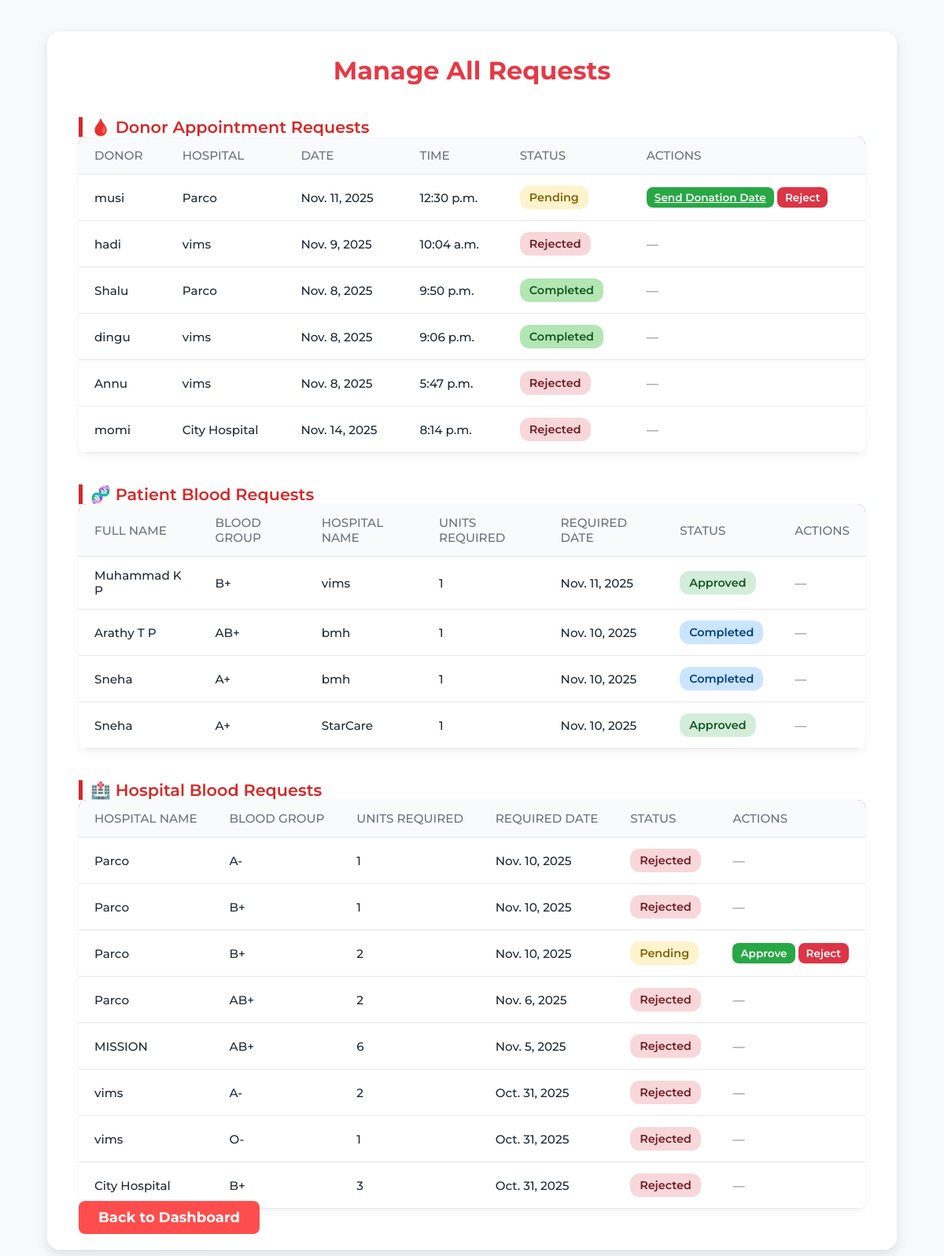
The page /manage_requests/ (signed in) on the database as committed earlier.
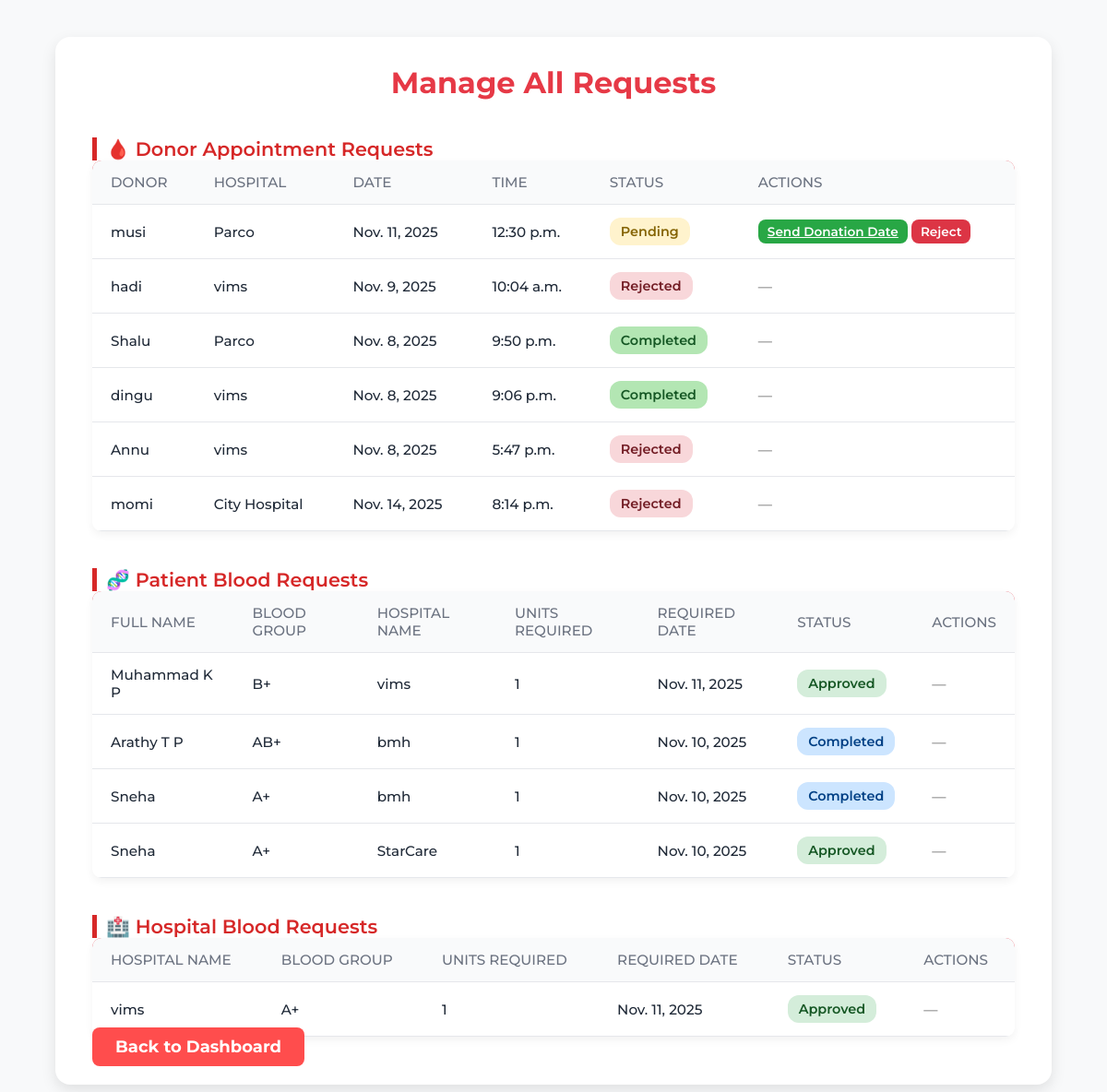
The same page on the database as committed later.
### blood_bank_app/models.py (models this page shows, shortened)
class Appointment(models.Model):
    donor = models.ForeignKey(User, on_delete=models.CASCADE)
    hospital = models.ForeignKey(HospitalDetail, on_delete=models.CASCADE, null=True)
    appointment_date = models.DateField(null=True, validators=[validate_future_date])
    appointment_time = models.TimeField()
    notes = models.TextField(blank=True, null=True)
    STATUS_CHOICES = [
        ('Pending', 'Pending'),
        ('Date Sent', 'Date Sent'),
        ('Approved', 'Approved'),
        ('Rejected', 'Rejected'),
        ('Completed', 'Completed'),
        ('Recorded', 'Recorded'),
    ]
    status = models.CharField(max_length=20, choices=STATUS_CHOICES, default='Pending', null=True)
    donor_response = models.CharField(
        max_length=20,
        choices=[('Accepted', 'Accepted'), ('Reschedule', 'Reschedule'), ('No Response', 'No Response')],
        default='No Response', null=True
    )
    blood_units = models.IntegerField(default=0, null=True)  # Units donated by donor
    created_at = models.DateTimeField(auto_now_add=True,null=True)  # Add created_at field
    donation_date = models.DateField(null=True, blank=True,validators=[validate_future_date])  # Optional: Date when donation happens

class HospitalDetail(models.Model):
    user = models.OneToOneField(User, on_delete=models.CASCADE,null=True)
    hospital_name = models.CharField(max_length=200)
    address = models.TextField()
    phone_number = models.CharField(max_length=15)
    hospital_code = models.CharField(max_length=50)
    def __str__(self):
        return self.hospital_name

class BloodRequest(models.Model):
    URGENCY_CHOICES = [
        ('Normal', 'Normal'),
        ('Urgent', 'Urgent'),
        ('Emergency', 'Emergency'),
    ]
    STATUS_CHOICES = [
        ('Pending', 'Pending'),
        ('Approved', 'Approved'),
        ('Rejected', 'Rejected'),
    ]
    user = models.ForeignKey(User, on_delete=models.CASCADE)
    hospital_name = models.CharField(max_length=150,null=True)
    units_required = models.PositiveIntegerField(null=True)
    urgency = models.CharField(max_length=20, choices=URGENCY_CHOICES)
    required_date = models.DateField(validators=[validate_future_date])
    medical_condition = models.TextField(blank=True, null=True)
    status = models.CharField(max_length=20, choices=STATUS_CHOICES, default='Pending')
    created_at = models.DateTimeField(auto_now_add=True)

class PatientDetail(models.Model):
    BLOOD_GROUPS = [('A+','A+'),('A-','A-'),('B+','B+'),('B-','B-'),('AB+','AB+'),('AB-','AB-'),('O+','O+'),('O-','O-')]
    GENDER_CHOICES = [('Male','Male'),('Female','Female'),('Other','Other')]
    user = models.OneToOneField(User, on_delete=models.CASCADE,null=True)
    full_name = models.CharField(max_length=100,null=True)
    blood_group = models.CharField(max_length=3, choices=BLOOD_GROUPS)
    gender = models.CharField(max_length=10, choices=GENDER_CHOICES)
    date_of_birth = models.DateField()
    age = models.PositiveIntegerField()
    medical_condition = models.TextField()
    address = models.TextField()
    phone_number = models.CharField(max_length=15)
    profile_photo = models.ImageField(upload_to='patient_photos/', default='default.jpg')

class HospitalBloodRequest(models.Model):
    BLOOD_GROUP_CHOICES = [
        ('A+', 'A+'), ('A-', 'A-'),
        ('B+', 'B+'), ('B-', 'B-'),
        ('AB+', 'AB+'), ('AB-', 'AB-'),
        ('O+', 'O+'), ('O-', 'O-'),
    ]
    URGENCY_CHOICES = [
        ('Low', 'Low'),
        ('Medium', 'Medium'),
        ('High', 'High'),
    ]
    user = models.ForeignKey(User, on_delete=models.CASCADE, null=True, blank=True)
    hospital_name = models.ForeignKey(HospitalDetail, on_delete=models.CASCADE, null=True, blank=True)
    blood_group = models.CharField(max_length=3, choices=BLOOD_GROUP_CHOICES, null=True)
    units_required = models.IntegerField(null=True)
    required_date = models.DateField(validators=[validate_future_date],null=True)
    urgency = models.CharField(max_length=20, choices=URGENCY_CHOICES, default='Medium', null=True)
    status = models.CharField(
        max_length=20,
        choices=[('Pending', 'Pending'), ('Approved', 'Approved'), ('Rejected', 'Rejected')],
        default='Pending',
        null=True
    )
    requested_at = models.DateTimeField(auto_now_add=True, null=True)

### blood_bank_app/views.py (the view)
# urls.py: path('manage_requests/', views.manage_requests, name='manage_requests'),
@login_required
def manage_requests(request):
    from .models import Appointment, BloodRequest, HospitalBloodRequest
    appointment_requests = Appointment.objects.all().order_by('-created_at')
    patient_requests = BloodRequest.objects.all().order_by('-created_at')
    hospital_requests = HospitalBloodRequest.objects.all().order_by('-required_date')
    return render(request, 'partials/manage_requests.html', {
        'appointment_requests': appointment_requests,
        'patient_requests': patient_requests,
        'hospital_requests': hospital_requests,
    })

### blood_bank_app/templates/partials/manage_requests.html (shortened to what this page needs)
{% extends 'master.html' %}
{% load static %}
{% block content %}
<div class="manage-requests-container">
  <h2 class="page-title">Manage All Requests</h2>
  <div class="request-section">
    <h4 class="section-title">🩸 Donor Appointment Requests</h4>
    <table class="table table-hover align-middle text-center custom-table">
      <thead>
        <tr>
          <th>Donor</th>
          <th>Hospital</th>
          <th>Date</th>
          <th>Time</th>
          <th>Status</th>
          <th>Actions</th>
        </tr>
      </thead>
      <tbody>
        {% for appointment in appointment_requests %}
        <tr>
          <td>{{ appointment.donor.username }}</td>
          <td>{{ appointment.hospital.hospital_name }}</td>
          <td>{{ appointment.appointment_date }}</td>
          <td>{{ appointment.appointment_time }}</td>
          <td>
            {% if appointment.status == 'Approved' %}
              <span class="status-badge accepted">Approved</span>
            {% elif appointment.status == 'Pending' %}
              <span class="status-badge pending">Pending</span>
            {% elif appointment.status == 'Date Sent' %}
              <span class="status-badge info" style="background-color: #cce5ff; color: #004085;">
                Date Sent
              </span>
            {% elif appointment.status == 'Completed' %}
              <span class="status-badge accepted" style="background-color: #b3e6b3; color: #155724;">
                Completed
              </span>
            {% else %}
              <span class="status-badge rejected">Rejected</span>
            {% endif %}
          </td>
          <td>
            {% if appointment.status == 'Pending' %}
              <a href="{% url 'assign_donation_date' appointment.id %}" class="btn-action accept">Send Donation Date</a>
              <form action="{% url 'update_appointment_status' appointment.id 'Rejected' %}" method="post" style="display:inline;">
                <button type="submit" class="btn-action reject">Reject</button>
              </form>
            {% else %}
              <span class="text-muted">—</span>
            {% endif %}
          </td>
        </tr>
        {% empty %}
        <tr><td colspan="6" class="text-muted">No donor appointment requests found</td></tr>
        {% endfor %}
      </tbody>
    </table>
  </div>
<div class="request-section">
  <h4 class="section-title">🧬 Patient Blood Requests</h4>
  <table class="table table-hover align-middle text-center custom-table">
    <thead>
      <tr>
        <th>Full Name</th>
        <th>Blood Group</th>
        <th>Hospital Name</th>
        <th>Units Required</th>
        <th>Required Date</th>
        <th>Status</th>
        <th>Actions</th>
      </tr>
    </thead>
    <tbody>
      {% for request in patient_requests %}
      <tr>
        <td>{{ request.user.patientdetail.full_name }}</td>
        <td>{{ request.user.patientdetail.blood_group }}</td>
        <td>{{ request.hospital_name }}</td>
        <td>{{ request.units_required }}</td>
        <td>{{ request.required_date }}</td>
        <td>
          {% if request.status == 'Approved' %}
            <span class="status-badge accepted">Approved</span>
          {% elif request.status == 'Pending' %}
            <span class="status-badge pending">Pending</span>
          {% elif request.status == 'Completed' %}
            <span class="status-badge info">Completed</span>
          {% else %}
            <span class="status-badge rejected">Rejected</span>
          {% endif %}
        </td>
        <td>
          {% if request.status == 'Pending' %}
            <form action="{% url 'update_patient_status' request.id 'Approved' %}" method="post" style="display:inline;">
              {% csrf_token %}
              <button type="submit" class="btn-action accept">Approve</button>
            </form>
            <form action="{% url 'update_patient_status' request.id 'Rejected' %}" method="post" style="display:inline;">
              {% csrf_token %}
              <button type="submit" class="btn-action reject">Reject</button>
            </form>
          {% else %}
            <span class="text-muted">—</span>
          {% endif %}
        </td>
      </tr>
      {% empty %}
      <tr><td colspan="7" class="text-muted">No patient blood requests found</td></tr>
      {% endfor %}
    </tbody>
  </table>
</div>
<div class="request-section">
  <h4 class="section-title">🏥 Hospital Blood Requests</h4>
  <table class="table table-hover align-middle text-center custom-table" id="hospitalRequestsTable">
    <thead>
      <tr>
        <th>Hospital Name</th>
        <th>Blood Group</th>
        <th>Units Required</th>
        <th>Required Date</th>
        <th>Status</th>
        <th>Actions</th>
      </tr>
    </thead>
    <tbody>
      {% for hospital_request in hospital_requests %}
      <tr data-id="{{ hospital_request.id }}">
        <td>{{ hospital_request.hospital_name }}</td>
        <td>{{ hospital_request.blood_group }}</td>
        <td>{{ hospital_request.units_required }}</td>
        <td>{{ hospital_request.required_date }}</td>
        <td class="status-cell">
  {% if hospital_request.status == 'Approved' %}
    <span class="status-badge accepted">Approved</span>
  {% elif hospital_request.status == 'Pending' %}
    <span class="status-badge pending">Pending</span>
  {% else %}
    <span class="status-badge rejected">Rejected</span>
  {% endif %}
</td>
<td>
  {% if hospital_request.status == 'Pending' %}
  <form action="{% url 'update_hospital_status' hospital_request.id 'Approved' %}" method="post" style="display:inline;">
    <button type="submit" class="btn-action accept">Approve</button>
  </form>
  <form action="{% url 'update_hospital_status' hospital_request.id 'Rejected' %}" method="post" style="display:inline;">
    <button type="submit" class="btn-action reject">Reject</button>
  </form>
{% else %}
  <span class="text-muted">—</span>
{% endif %}
</td>
      </tr>
      {% empty %}
      <tr><td colspan="6" class="text-muted">No hospital blood requests found</td></tr>
      {% endfor %}
    </tbody>
  </table>
</div>
  <div class="text-center mt-4">
  <a href="{% url 'admin_dashboard' %}" class="btn btn-primary btn-sm">Back to Dashboard</a>
</div>
</div>
{% endblock %}

### blood_bank_app/templates/master.html (shortened to what this page needs)
{% load static %}
<!DOCTYPE html>
<html>
<head>
  <link rel="stylesheet" href="{% static 'css/index.css' %}">
  <link rel="stylesheet" href="{% static 'css/admin_dashboard.css' %}">
  <link rel="stylesheet" href="https://cdnjs.cloudflare.com/ajax/libs/font-awesome/6.5.0/css/all.min.css">
</head>
<body>
{% block content %}{% endblock %}
</body>
</html>

### blood_bank_app/static/css/index.css (style rules this page uses)
body { margin: 0; font-family: Arial, sans-serif; background-color: #fff5f5; color: #333; }
html { scroll-behavior: smooth; }
.btn { background-color: #ff4d4d; color: white; padding: 10px 25px; border-radius: 8px; text-decoration: none; font-weight: bold; }

### blood_bank_app/static/css/admin_dashboard.css (style rules this page uses)
:root { --primary: #e63946; --primary-dark: #b91c1c; --background: #f8f9fa; --surface: #ffffff; --text-dark: #1f2937; --text-light: #6b7280; --border: #e5e7eb; --shadow: rgba(0, 0, 0, 0.08); }
* { margin: 0; padding: 0; box-sizing: border-box; font-family: "Montserrat"; font-weight: 500; }
body { background-color: var(--background); color: var(--text-dark); overflow-x: hidden; }
.table { width: 100%; border-collapse: collapse; }
.table th, .table td { text-align: left; padding: 14px 20px; border-bottom: 1px solid var(--border); color: var(--text-dark); }
.table th { background: #f9fafb; color: var(--text-light); text-transform: uppercase; font-size: 0.9rem; }

### blood_bank_app/templates/partials/manage_requests.html (style rules this page uses)
* { margin-top: 0px; }
.manage-requests-container { width: 90%; margin: 40px auto; background: #fff; border-radius: 16px; padding: 30px 40px; box-shadow: 0 6px 16px rgba(0,0,0,0.1); font-size: 18px; }
.page-title { text-align: center; color: #e63946; font-size: 2rem; margin-bottom: 30px; font-weight: 700; }
.section-title { margin-top: 40px; color: #d62828; border-left: 5px solid #d62828; padding-left: 10px; font-weight: 600; font-size: 1.3rem; }
.custom-table { background-color: #fff; border-radius: 10px; overflow: hidden; box-shadow: 0 4px 10px rgba(0,0,0,0.05); }
.custom-table thead { background-color: #e63946; color: white; }
.custom-table th, .custom-table td { vertical-align: middle; font-size: 0.95rem; }
.status-badge { padding: 6px 12px; border-radius: 12px; font-weight: 600; font-size: 0.9rem; display: inline-block; }
.status-badge.accepted { background-color: #d4edda; color: #155724; }
.status-badge.pending { background-color: #fff3cd; color: #856404; }
.status-badge.rejected { background-color: #f8d7da; color: #721c24; }
.btn-action { border: none; padding: 5px 10px; border-radius: 8px; font-size: 0.85rem; font-weight: 600; transition: all 0.2s ease; cursor: pointer; }
.btn-action.accept { background-color: #28a745; color: white; }
.btn-action.reject { background-color: #dc3545; color: white; }
.text-muted { color: #888 !important; }
.status-badge.info { background-color: #cce5ff; color: #004085; }

Rows that differ between the two databases and show on the page:
removed HospitalBloodRequest: hospital_name "Parco", blood_group "A-", units_required "1", required_date "Nov. 10, 2025", status "Rejected"
removed HospitalBloodRequest: hospital_name "Parco", blood_group "B+", units_required "1", required_date "Nov. 10, 2025", status "Rejected"
removed HospitalBloodRequest: hospital_name "Parco", blood_group "B+", units_required "2", required_date "Nov. 10, 2025", status "Pending"
removed HospitalBloodRequest: hospital_name "Parco", blood_group "AB+", units_required "2", required_date "Nov. 6, 2025", status "Rejected"
removed HospitalBloodRequest: hospital_name "MISSION", blood_group "AB+", units_required "6", required_date "Nov. 5, 2025", status "Rejected"
removed HospitalBloodRequest: hospital_name "vims", blood_group "A-", units_required "2", required_date "Oct. 31, 2025", status "Rejected"
removed HospitalBloodRequest: hospital_name "vims", blood_group "O-", units_required "1", required_date "Oct. 31, 2025", status "Rejected"
removed HospitalBloodRequest: hospital_name "City Hospital", blood_group "B+", units_required "3", required_date "Oct. 31, 2025", status "Rejected"
added HospitalBloodRequest: hospital_name "vims", blood_group "A+", units_required "1", required_date "Nov. 11, 2025", status "Approved"
